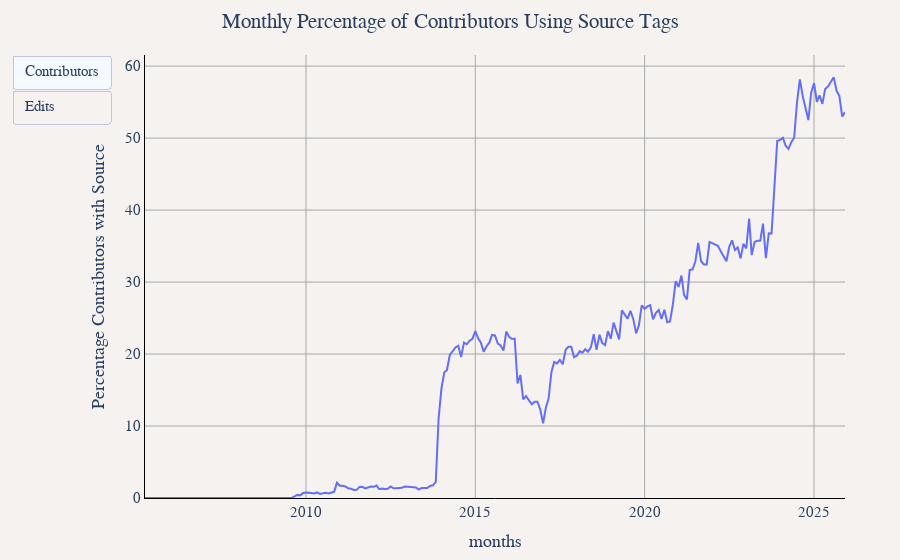

The notebook cell this image was saved under:
### Markdown cell above
## Monthly Percentage of Edits and Contributors Using Source Tags

### Code cell
df = duckdb.sql("""
WITH monthly_with_source AS (
    SELECT 
        year,
        month,
        CONCAT(year, '-', LPAD(CAST(month as VARCHAR), 2, '0')) as months,
        COUNT(DISTINCT user_name) as contributors_with_source,
        SUM(edit_count) as edits_with_source
    FROM '../changeset_data/year=*/month=*/*.parquet'
    WHERE source IS NOT NULL
    GROUP BY year, month
),
monthly_total AS (
    SELECT 
        year,
        month,
        CONCAT(year, '-', LPAD(CAST(month as VARCHAR), 2, '0')) as months,
        COUNT(DISTINCT user_name) as total_contributors,
        SUM(edit_count) as total_edits
    FROM '../changeset_data/year=*/month=*/*.parquet'
    GROUP BY year, month
)
SELECT 
    mt.months,
    COALESCE(ROUND((mws.contributors_with_source * 100.0) / mt.total_contributors, 2), 0) as 'Percentage Contributors with Source',
    COALESCE(ROUND((mws.edits_with_source * 100.0) / mt.total_edits, 2), 0) as 'Percentage Edits with Source'
FROM monthly_total mt
LEFT JOIN monthly_with_source mws ON mt.year = mws.year AND mt.month = mws.month
ORDER BY mt.year, mt.month
""").df()

util.show_figure(
    [
        util.FigureConfig(
            title="Monthly Percentage of Contributors Using Source Tags",
            label="Contributors",
            x_col="months",
            y_col="Percentage Contributors with Source",
            y_unit_hover_template="%",
            query_or_df=df,
        ),
        util.FigureConfig(
            title="Monthly Percentage of Edits Using Source Tags",
            label="Edits",
            x_col="months",
            y_col="Percentage Edits with Source",
            y_unit_hover_template="%",
            query_or_df=df,
        ),
    ]
)

### Figure 1 — Plotly figure (JSON) as saved in the notebook; plotly's stock layout.template omitted (floating-point values rounded to 4 significant figures; data arrays with more than 128 entries replaced by an {"elided": "..."} marker saying what was removed)
{"data": [{"hovertemplate": "Percentage Contributors with Source<br>%{x}<br>%{y:,} %<extra></extra>", "name": "Percentage Contributors with Source", "type": "scatter", "visible": true, "x": {"elided": "249 str values"}, "y": {"elided": "249 float values"}}, {"hovertemplate": "Percentage Contributors with Source<br>%{x}<br>%{y:,} %<extra></extra>", "name": "Percentage Contributors with Source", "type": "scatter", "visible": false, "x": {"elided": "249 str values"}, "y": {"elided": "249 float values"}}], "layout": {"barmode": "stack", "font": {"family": "Times", "size": 15}, "margin": {"b": 55, "l": 55, "r": 55, "t": 55}, "paper_bgcolor": "#f5f2f0", "plot_bgcolor": "#f5f2f0", "title": {"text": "Monthly Percentage of Contributors Using Source Tags", "x": 0.5}, "updatemenus": [{"buttons": [{"args": [{"visible": [true, false]}, {"title.text": "Monthly Percentage of Contributors Using Source Tags", "xaxis.title.text": "months", "yaxis.title.text": "Percentage Contributors with Source"}], "label": "Contributors", "method": "update"}, {"args": [{"visible": [false, true]}, {"title.text": "Monthly Percentage of Edits Using Source Tags", "xaxis.title.text": "months", "yaxis.title.text": "Percentage Edits with Source"}], "label": "Edits", "method": "update"}], "type": "buttons"}], "xaxis": {"gridcolor": "darkgray", "linecolor": "black", "showgrid": true, "tickcolor": "black", "title": {"text": "months"}, "zerolinecolor": "darkgray"}, "yaxis": {"gridcolor": "darkgray", "linecolor": "black", "rangemode": "tozero", "showgrid": true, "tickcolor": "black", "title": {"text": "Percentage Contributors with Source"}, "zerolinecolor": "darkgray"}}}
